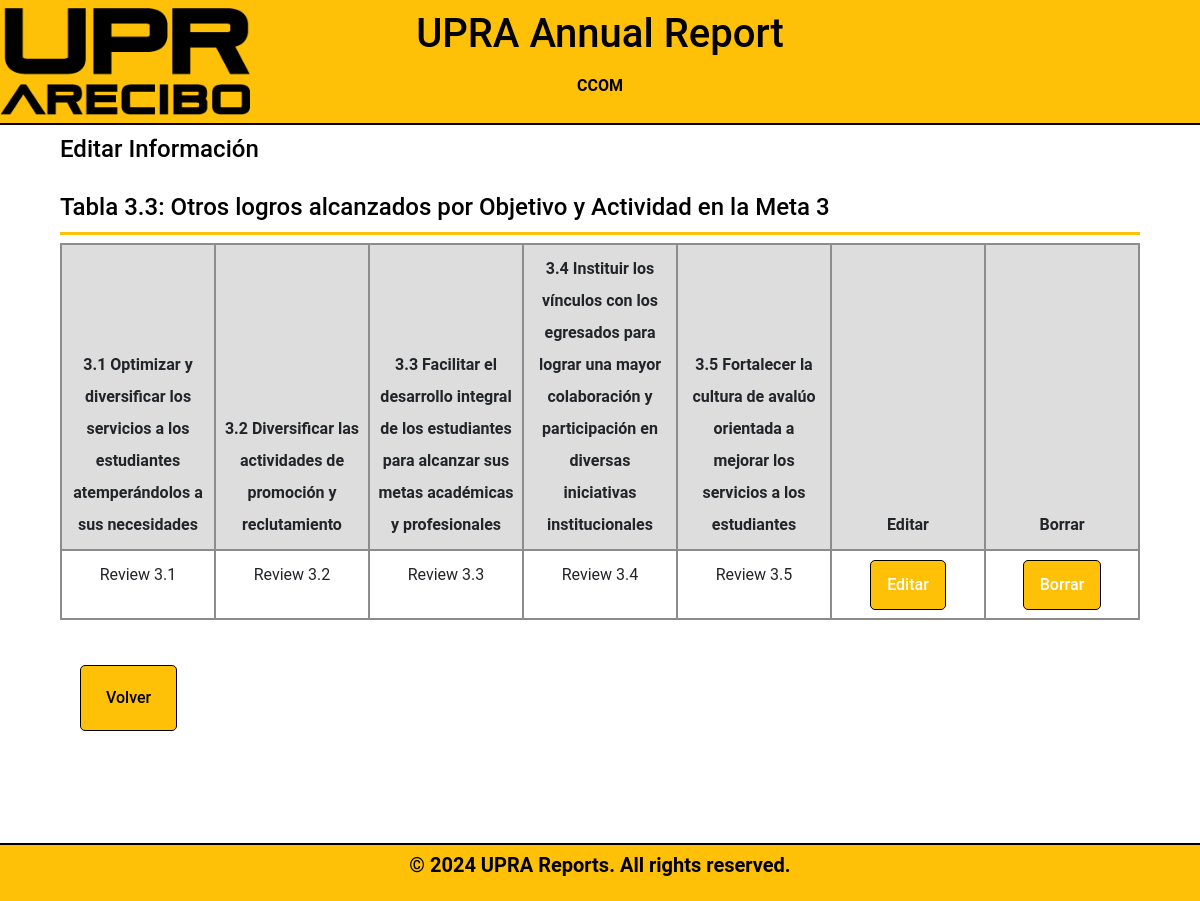
The app's page /meta-3/tabla3.3_display.php (signed in), older data.
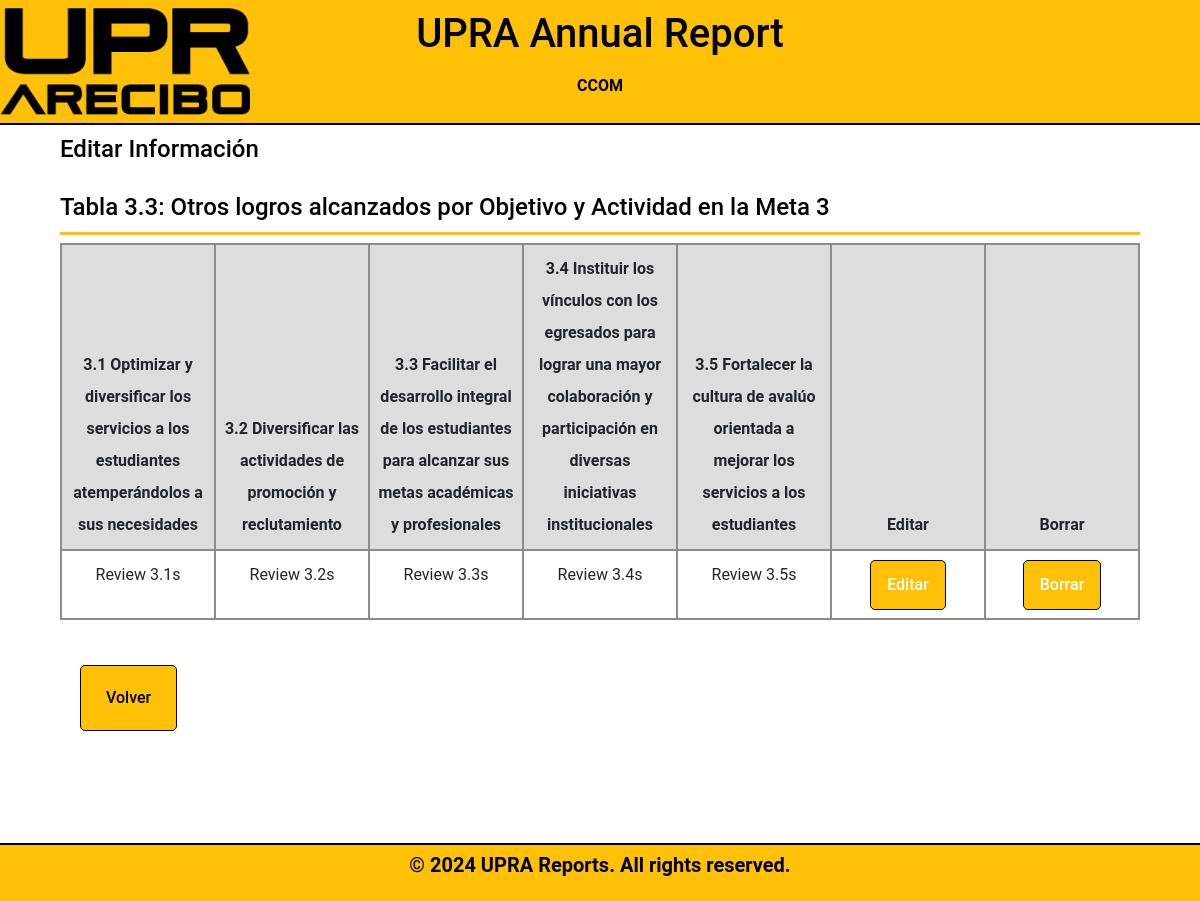
The same page, newer data.
### tables this page shows
CREATE TABLE `table33` (
  `table33ID` int(11) NOT NULL,
  `DepartmentID` int(11) DEFAULT NULL,
  `year` int(4) DEFAULT NULL,
  `field1` varchar(100) DEFAULT NULL,
  `field2` varchar(100) DEFAULT NULL,
  `field3` varchar(100) DEFAULT NULL,
  `field4` varchar(100) DEFAULT NULL,
  `field5` varchar(100) DEFAULT NULL
);

### meta-3/tabla3.3_display.php (the view, shortened to what this page needs)
<?php
    include_once "db_info.php";
if (isset($_SESSION['DepartmentID'])) {
    $departmentID = $_SESSION['DepartmentID'];
    $sql = "SELECT DepartmentName FROM departamento WHERE DepartmentID = ?";
    $stmt = $conn->prepare($sql);
    $stmt->bind_param("i", $departmentID);
    $stmt->execute();
    $result = $stmt->get_result();
    $department = $result->fetch_assoc();
}
$year = date("Y");
?>
<!DOCTYPE html>
<html lang="en">
  <head>
    <link rel="stylesheet" href="../fonts/icomoon/style.css">
    <link rel="stylesheet" href="../css/owl.carousel.min.css">
    <link rel="stylesheet" href="../css/bootstrap.min.css">
    <link rel="stylesheet" href="../css/style.css">
    <link rel="stylesheet" href="../css/style-sidemenu.css">
</head>
<body>
        <header>
            <h1 class="uprareports">UPRA Annual Report</h1>
            <h2 class="bienvenidosusuario"><?php echo $department['DepartmentName'] ?></h2>
        </header>
<div class="formbold-main-wrapper-edit">
  <div class="formbold-form-wrapper-edit">
  <h4 class="header1">Editar Informaci&oacute;n<br>  <br>Tabla 3.3: Otros logros alcanzados por Objetivo y Actividad en la Meta 3</h4>
      <table class="table">
        <thead>
          <tr>
            <th scope="col">3.1 Optimizar y diversificar los servicios a los estudiantes atemperándolos a sus necesidades</th>
            <th scope="col">3.2 Diversificar las actividades de promoción y reclutamiento</th>
            <th scope="col">3.3 Facilitar el desarrollo integral de los estudiantes para alcanzar sus metas académicas y profesionales</th>
            <th scope="col">3.4 Instituir los vínculos con los egresados para lograr una mayor colaboración y participación en diversas iniciativas institucionales</th>
            <th scope="col">3.5 Fortalecer la cultura de avalúo orientada a mejorar los servicios a los estudiantes</th>
            <th scope="col">Editar</th>
            <th scope="col">Borrar</th>
          </tr>
        </thead>
        <tbody>
          <?php
          $sql = "SELECT * FROM table33 WHERE DepartmentID = ? AND year = ?";
          $stmt = $conn->prepare($sql);
          $stmt->bind_param("si", $departmentID, $year);
          $stmt->execute();
          $result =$stmt->get_result();
          while ($row = $result->fetch_assoc()) {
              echo "<tr>";
              echo "<td class='breve-description'>" . $row['field1'] . "</td>";
              echo "<td class='breve-description'>" . $row['field2'] . "</td>";
              echo "<td class='breve-description'>" . $row['field3'] . "</td>";
              echo "<td class='breve-description'>" . $row['field4'] . "</td>";
              echo "<td class='breve-description'>" . $row['field5'] . "</td>";
              echo "<td><a href='javascript:void(0);' class='edit-btn'>Editar</a></td>";
              echo "<td><a class='delete-btn' href='../meta-3/tabla3.3_delete.php?id=" . $row['table33ID'] . "'>Borrar</a></td>";
              echo "</tr>";
          }
      ?>
        </tbody>
    </table>
          <div class="formbold-main-wrapperDept">
          <a class="underline-button" href="../meta-3/tabla3.3.php">Volver</a>
      </div>
  </div>
</div>
    <div class="footer-box">
        <p>&copy; 2024 UPRA Reports. All rights reserved.</p>
    </div>
</body>
</html>

Row changes from the older to the newer data that the page shows:
changed table33: field1 "Review 3.1" → "Review 3.1s"; field2 "Review 3.2" → "Review 3.2s"; field3 "Review 3.3" → "Review 3.3s"; field4 "Review 3.4" → "Review 3.4s"; field5 "Review 3.5" → "Review 3.5s"
